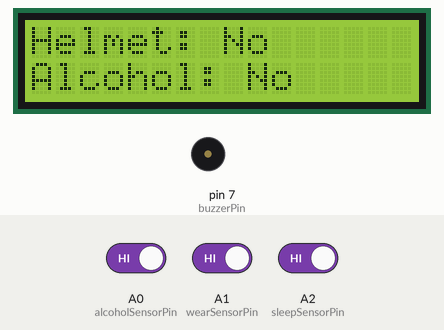
Simulated run of this sketch. Board: Arduino Uno, built with avr-gcc and run on an emulated ATmega328P. Shown: 16×2 character LCD, buzzer (waves = sounding, pin HIGH). The inputs (shaded band) are chosen by the test bench; at power-on: A0 (alcoholSensorPin) HIGH, A1 (wearSensorPin) HIGH, A2 (sleepSensorPin) HIGH.

Above: at 2.2 s.
2.3 s: A0 (alcoholSensorPin) driven LOW
At 3.6 s:
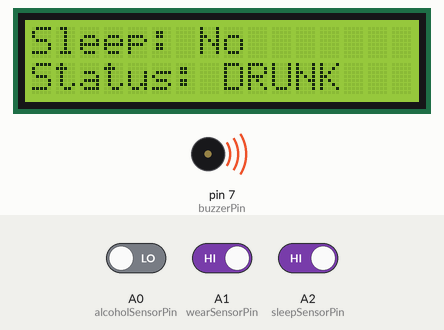
4.6 s: A1 (wearSensorPin) driven LOW
At 7.2 s:
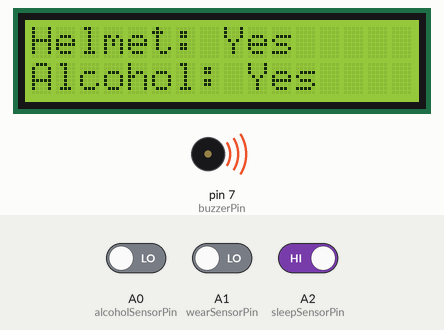
7.6 s: A2 (sleepSensorPin) driven LOW
At 10.3 s:
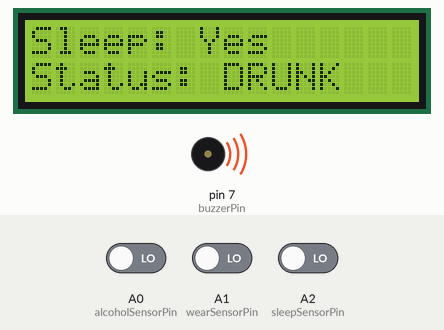
10.6 s: A0 (alcoholSensorPin) driven HIGH
At 11.7 s:
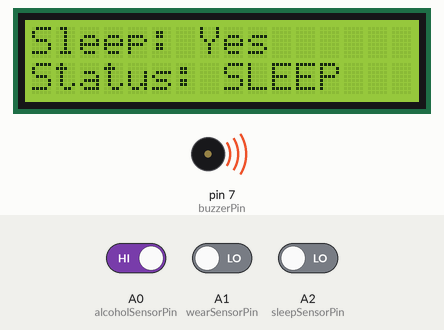
13.6 s: A2 (sleepSensorPin) driven HIGH
At 15.2 s:
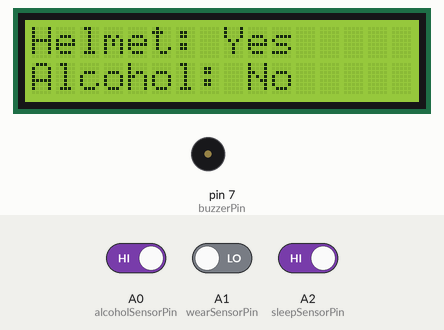
16.6 s: A1 (wearSensorPin) driven HIGH
At 19.7 s:
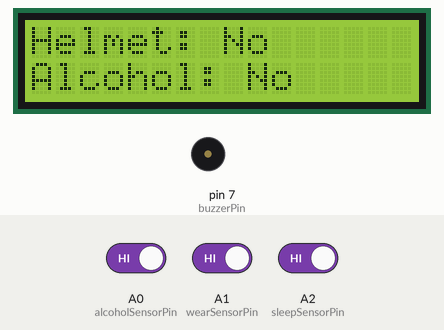
Timing chart, 0 to 20.6 s (numbered marks = the images above; inputs shaded):
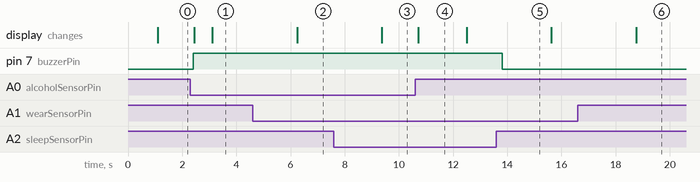

Measured:
- after the input at 2.3 s, pin 7 (buzzerPin): LOW → HIGH after 0.12 s; the display: first changes after 0.14 s (image 1 shows a later state)
- after the input at 4.6 s, the display: changes after 1.6 s (image 2)
- after the input at 7.6 s, the display: changes after 1.8 s (image 3)
- after the input at 10.6 s, the display: changes after 0.11 s (image 4)
- after the input at 13.6 s, pin 7 (buzzerPin): HIGH → LOW after 0.22 s
- after the input at 16.6 s, the display: changes after 2.2 s (image 6)
- what the display in image 4 shows lasts 1.8 s, from 10.7 s to 12.5 s

The sketch:

smart_helmet.ino
```cpp
#include <Wire.h>
#include <LiquidCrystal_I2C.h>

LiquidCrystal_I2C lcd(0x27, 16, 2);

// Pins
const int alcoholSensorPin = A0;
const int wearSensorPin = A1;
const int sleepSensorPin = A2;
const int buzzerPin = 7;

// Variables
int helmetStatus = 0;
int alcoholLevel = 0;
int sleepStatus = 0;

// Timing
unsigned long lastPageSwitch = 0;
const unsigned long pageInterval = 3000;
int page = 0;

void setup() {
  Serial.begin(9600);

  pinMode(wearSensorPin, INPUT);
  pinMode(alcoholSensorPin, INPUT);
  pinMode(sleepSensorPin, INPUT);
  pinMode(buzzerPin, OUTPUT);

  lcd.init();
  lcd.backlight();

  lcd.setCursor(0, 0);
  lcd.print("Smart Helmet");
  delay(1000);
  lcd.clear();
}

void loop() {
  // Read sensors
  alcoholLevel = !digitalRead(alcoholSensorPin);
  sleepStatus  = !digitalRead(sleepSensorPin);
  helmetStatus = !digitalRead(wearSensorPin);

  // Buzzer logic
  if (sleepStatus || alcoholLevel) {
    digitalWrite(buzzerPin, HIGH);
  } else {
    digitalWrite(buzzerPin, LOW);
  }

  // Page switching
  if (millis() - lastPageSwitch > pageInterval) {
    lastPageSwitch = millis();
    page = (page + 1) % 2;
    lcd.clear();
  }

  // Display
  if (page == 0) {
    lcd.setCursor(0, 0);
    lcd.print("Helmet: ");
    lcd.print(helmetStatus ? "Yes" : "No ");

    lcd.setCursor(0, 1);
    lcd.print("Alcohol: ");
    lcd.print(alcoholLevel ? "Yes" : "No ");
  }
  else {
    lcd.setCursor(0, 0);
    lcd.print("Sleep: ");
    lcd.print(sleepStatus ? "Yes" : "No ");

    lcd.setCursor(0, 1);
    lcd.print("Status: ");
    if (alcoholLevel) lcd.print("DRUNK ");
    else if (sleepStatus) lcd.print("SLEEP ");
    else lcd.print("SAFE  ");
  }

  delay(200);
}
```
